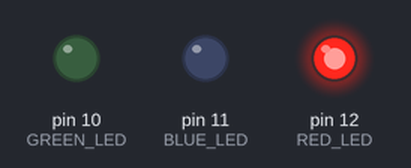
Bench run of a sketch on a simulated Arduino Uno, built with avr-gcc and run on an emulated ATmega328P. Shown: output pins drawn as LEDs (lit = HIGH).

Above: at 0.5 s.
At 1.5 s:
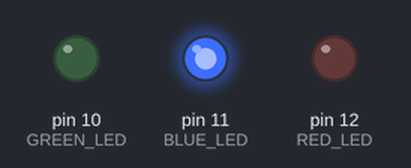
At 5.5 s:
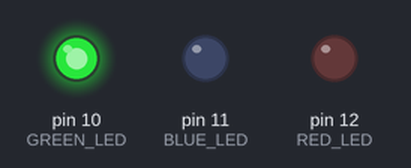
Timing chart, 0 to 6.9 s (numbered marks = the images above):
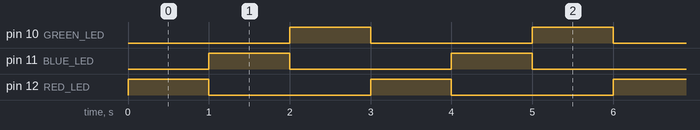

Measured:
- by itself, pin 10 (GREEN_LED), pin 11 (BLUE_LED), pin 12 (RED_LED): alternates HIGH for 1.0 s and LOW for 2.0 s
- by itself, everything shown: repeats every 3.0 s, in 3 steps

The sketch:

0_1_a_arduino_tricolour_led.ino
```cpp
// C++ code
// Link: https://www.tinkercad.com/things/5M1S7kDl0qL-11arduinotricolourled?sharecode=4aHJYYgjseqFrdP0P5A-GEnNampgJrJBfPlQJz_giRI
void setup()
{
  pinMode(12, OUTPUT);	// RED LED
  pinMode(11, OUTPUT);	// BLUE LED
  pinMode(10, OUTPUT);	// GREEN LED
}

void loop()
{
  digitalWrite(12, HIGH);
  digitalWrite(11, LOW);
  digitalWrite(10, LOW);
  delay(1000); 			// Wait for 1000 millisecond(s)

  digitalWrite(12, LOW);
  digitalWrite(11, HIGH);
  digitalWrite(10, LOW);
  delay(1000); 			// Wait for 1000 millisecond(s)

  digitalWrite(12, LOW);
  digitalWrite(11, LOW);
  digitalWrite(10, HIGH);
  delay(1000); 			// Wait for 1000 millisecond(s)

}
```
